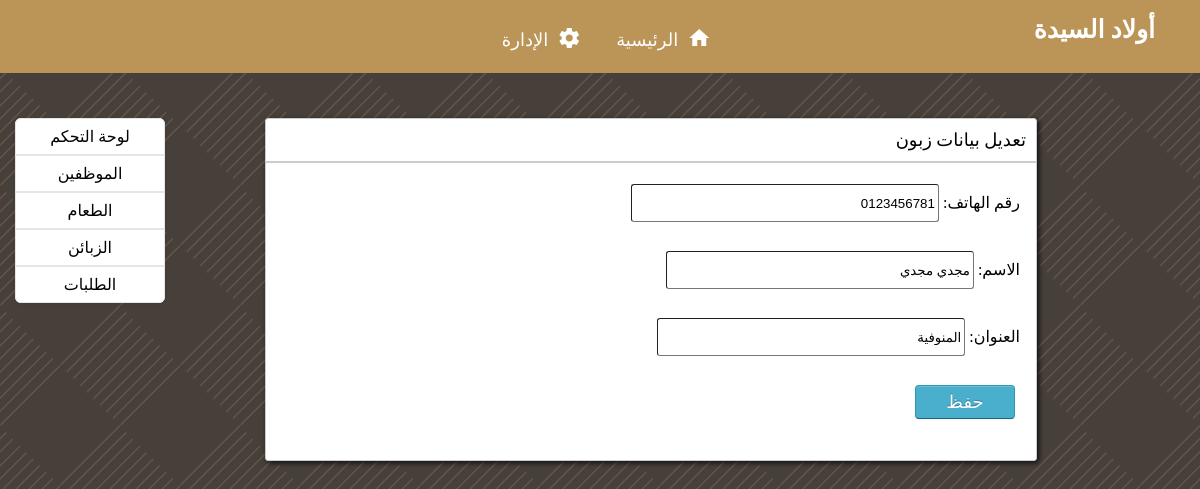
Screenshot of /edit_customer.php?PH=0123456781 with the database file from the repository.
### tables this page shows
CREATE TABLE `customers` (
  `PH_NUMBER` varchar(15) NOT NULL,
  `NAME` varchar(100) NOT NULL,
  `ADDRESS` varchar(200) NOT NULL
);

### edit_customer.php (the view, shortened to what this page needs)
<?php
$id = $_GET['PH'];
?>
<!DOCTYPE html>
<html lang="en">
<head>
    <link rel="stylesheet" type="text/css" href="style.css" />
</head>
<body>
<div id="logo">
    <a href="index.php" title="Logo">أولاد السيدة</a>
</div>
<div class="nav" id="centered_nav">
    <a href="index.php" title="Home"><i class="material-icons">home</i>الرئيسية</a>
    <a href="management.php" title="Management"><i class="material-icons">settings</i>الإدارة</a>
</div>
<div class="main-dashboard">
    <div>
        <ul class="sidebar">
            <li><a href="management.php">لوحة التحكم</a></li>
            <li><a href="employees.php">الموظفين</a></li>
            <li><a href="menu.php">الطعام</a></li>
            <li><a href="customers.php">الزبائن</a></li>
            <li><a href="orders.php">الطلبات</a></li>
        </ul>
    </div>
    <div class="block">
        <div class="block-header">تعديل بيانات زبون</div>
        <div class="block-content">
            <?php
                $query = mysqli_query($GLOBALS['conn'],"select * from customers where PH_NUMBER = '$id'") or die(mysqli_error($GLOBALS['conn']));
                $row = mysqli_fetch_array($query);
            ?>
            <form class="block-form" method="post" enctype="multipart/form-data">
                <div class="control-group">
                    <div class="controls">
                        <label class="control-label">
                            رقم الهاتف:
                            <input type="text" name="PH_NUMBER" placeholder="Phone Number" value="<?php echo $row['PH_NUMBER']; ?>" required>
                        </label>
                    </div>
                </div>
                <div class="control-group">
                    <div class="controls">
                        <label class="control-label">
                            الاسم:
                            <input type="text" name="NAME" placeholder="Customer Name" value="<?php echo $row['NAME']; ?>" required>
                        </label>
                    </div>
                </div>
                <div class="control-group">
                    <div class="controls">
                        <label class="control-label">
                            العنوان:
                            <input type="text" name="ADDRESS" placeholder="Address" value="<?php echo $row['ADDRESS']; ?>" required>
                        </label>
                    </div>
                </div>
                <div class="control-group">
                    <div class="controls">
                        <button name="update" type="submit" class="btn btn-info">حفظ</button>
                    </div>
                </div>
            </form>
        </div>
    </div>
</div>
</body>
</html>

### style.css (style rules this page uses)
:root { --ocolor: #f4f3ee; --tcolor: #99582A; --bgcolor: #463f3a; --navbgcolor: #BB9457; --ficolor: #6F1D1B; --ccolor: #e7bc91; --ffont: Cairo; --sfont: Tajawal; }
body { margin:0; background-color: var(--bgcolor); font-family: var(--ffont), serif; direction: rtl; background-image: url("images/cube.png"); background-size: auto; background-attachment: scroll; background-position: center; background-repeat: repeat; background-origin: content-box; }
#logo { right: 30px; padding: 15px; position: absolute; color: #fff; font-size: 25px; font-family: var(--ffont), serif; font-weight: bold; text-decoration: none; }
#logo a { color: inherit; text-decoration: none; }
.nav { background-color: var(--navbgcolor); text-align: center; width: 100%; }
.nav a { display: inline-block; margin-right: -4px; color: #fff; padding: 22px 22px; text-decoration: none; font-family: var(--ffont), serif; font-size: 18px; transition: background 0.3s linear; z-index: 9; }
.material-icons { position: relative; top: 4px; left: 9px; }
.main-dashboard { display: block; margin: 15px; }
.sidebar { display: block; float: left; width: 150px; text-align: center; margin: 30px 0 0; padding: 0; background-color: #fff; border-radius: 6px; box-shadow: 0 1px 4px rgba(0,0,0,.065); list-style-type: none; }
.sidebar > li > a { display: block; width: 250px \9; padding: 8px 14px; border: 1px solid #e5e5e5; color: black; text-decoration: none; }
.sidebar > li:first-child > a { border-radius: 6px 6px 0 0; }
.sidebar > li:last-child > a { border-radius: 0 0 6px 6px; }
.block { float: left; border: 1px solid #ccc; background-color: white; margin: 30px 100px; width: calc(100% - 400px); box-shadow: 2px 2px 5px rgba(0, 0, 6, 0.75); border-radius: 3px; }
.block-content { margin: 1em; min-height: .25em; display: flex; flex-wrap: wrap; justify-content: space-around; flex-direction: row; }
.block-header { margin-bottom: 0; border-bottom: 2px solid #ccc; border-radius: 0; padding: 10px; font-size: large; }
.block-form { width: 100%; overflow-x: auto; }
.btn { display: inline-block; padding: 4px 12px; margin: 5px; color: #333333; text-align: center; text-decoration: none; text-shadow: 0 1px 1px rgba(255, 255, 255, 0.75); cursor: pointer; background-color: #f5f5f5; border: 1px solid #cccccc; border-radius: 4px; box-shadow: inset 0 1px 0 rgba(255, 255, 255, 0.2), 0 1px 2px rgba(0, 0, 0, 0.05); }
.btn-info { color: #ffffff; text-shadow: 0 -1px 0 rgba(0, 0, 0, 0.25); background-color: #49afcd; border-color: #2f96b4 #2f96b4 #1f6377; }
.control-group { width: 95%; display: table; margin-bottom: 20px; text-align: right; }
.controls { width: calc(100% - 15px); display: inline-block; padding-left: 20px; }
.control-label { float: right; width: calc(100% - 15px); padding-top: 5px; text-align: right; }
.controls button { width: 100px; padding: 5px; font-size: large; }
.controls input { width: 300px; height: 30px; padding: 3px; border-width: 1px; border-radius: 3px; }

### rows the page displays
customers: PH_NUMBER "0123456781", NAME "مجدي مجدي", ADDRESS "المنوفية"
